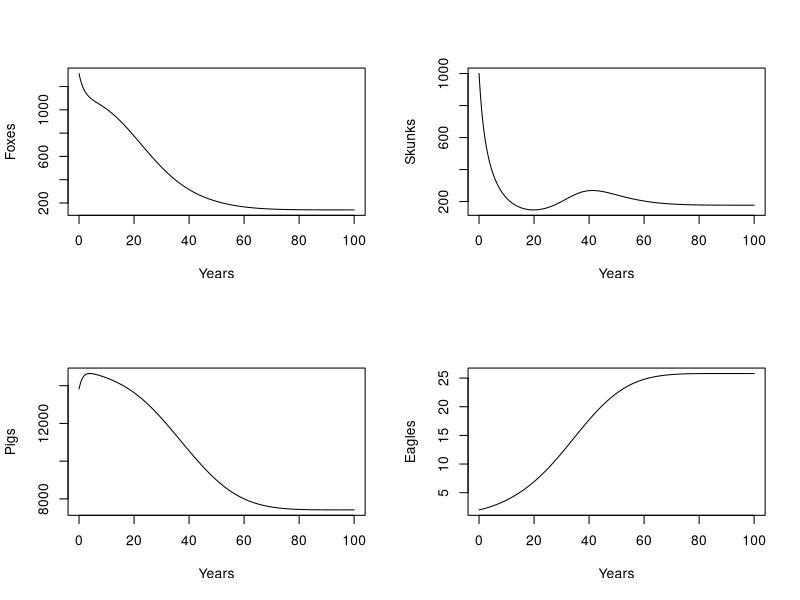
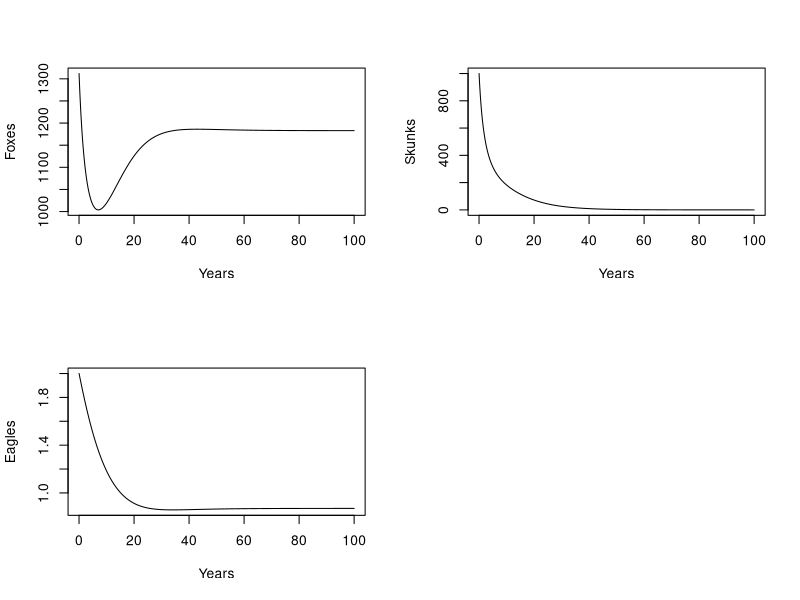

Write R code to recreate these figures, in order.
### The general goal of this assignment was to model populations of species given known information
### There are predator species, prey species, with resource competition between prey species and prey preferences for predators


NumYears <- 100
step <- 0.01 
tmax <- NumYears/step
t <- 1:tmax
Years <- t*step

rmaxFo <- 0.32*step
muFo <- 0.086*step
kFo <- 1544
lambdaFo <- 7.7e-4

rmaxS <- 0.32*step
muS <- 0.159*step
kS <- 2490
lambdaS <- 2.5e-4

rmaxP <- 0.78*step
muP <- 0.019*step
kP <- 15189
lambdaP <- 7.7e-4

v <- 0.09*step

Fo <- numeric(tmax)
S <- numeric(tmax)
P <- numeric(tmax)
E <- numeric(tmax)

Fo[1] <- 1312
S[1] <- 1000
P[1] <- 13827
E[1] <- 2

Bfs <- 0.36
Bsf <- 2.76

PEF <- 8.1
PES <- 3.1


for(t in 2:tmax){
  Fo[t] <- max(0,Fo[t-1] + rmaxFo*Fo[t-1]*(1-(Fo[t-1]+(Bfs*S[t-1]))/kFo) - (muFo*((PEF*Fo[t-1])/(PEF*Fo[t-1]+PES*S[t-1]+P[t-1]))*E[t-1]*Fo[t-1]))
  S[t] <- max(0,S[t-1] + rmaxS*S[t-1]*(1-(S[t-1]+Bsf*Fo[t-1])/kS) - muS*((PES*S[t-1])/(PEF*Fo[t-1]+PES*S[t-1]+P[t-1]))*E[t-1]*S[t-1])
  P[t] <- max(0,P[t-1] + rmaxP*P[t-1]*(1-P[t-1]/kP) - muP*(P[t-1]/(PEF*Fo[t-1]+PES*S[t-1]+P[t-1]))*E[t-1]*P[t-1])
  E[t] <- max(0,E[t-1] + (((lambdaFo*muFo*PEF*Fo[t-1]^2 + lambdaS*muS*PES*S[t-1]^2 + lambdaP*muP*P[t-1]^2)*E[t-1])/(PEF*Fo[t-1]+PES*S[t-1]+P[t-1]))-(v*E[t-1]))
}

par(mfrow=c(2,2))
plot(Fo~Years,type='l',ylab='Foxes')
plot(S~Years,type='l',ylab='Skunks')
plot(P~Years,type='l',ylab='Pigs')
plot(E~Years,type='l',ylab='Eagles')

#### Other Question - 3 species system ####
NumYears <- 100
step <- 0.01 
tmax <- NumYears/step
t <- 1:tmax
Years <- t*step

rmaxFo <- 0.32*step
muFo <- 0.086*step
kFo <- 1544
lambdaFo <- 7.7e-4

rmaxS <- 0.32*step
muS <- 0.159*step
kS <- 2490
lambdaS <- 2.5e-4


v <- 0.09*step

Fo <- numeric(tmax)
S <- numeric(tmax)
E <- numeric(tmax)

Fo[1] <- 1312
S[1] <- 1000
E[1] <- 2

Bfs <- 0.36
Bsf <- 2.76


for(t in 2:tmax){
  Fo[t] <- max(0,Fo[t-1] + rmaxFo*Fo[t-1]*(1-(Fo[t-1]+(Bfs*S[t-1]))/kFo) - (muFo*((Fo[t-1])/(Fo[t-1]+S[t-1]))*E[t-1]*Fo[t-1]))
  S[t] <- max(0,S[t-1] + rmaxS*S[t-1]*(1-(S[t-1]+Bsf*Fo[t-1])/kS) - muS*((S[t-1])/(Fo[t-1]+S[t-1]))*E[t-1]*S[t-1])
  E[t] <- max(0,E[t-1] + (((lambdaFo*muFo*Fo[t-1]^2 + lambdaS*muS*S[t-1]^2)/(Fo[t-1]+S[t-1]))-(v*E[t-1])))
}

par(mfrow=c(2,2))
plot(Fo~Years,type='l',ylab='Foxes')
plot(S~Years,type='l',ylab='Skunks')
plot(E~Years,type='l',ylab='Eagles')

